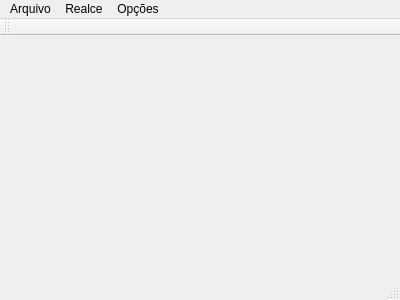
<?xml version="1.0" encoding="UTF-8"?>
<ui version="4.0">
 <class>MainWindow</class>
 <widget class="QMainWindow" name="MainWindow">
  <property name="geometry">
   <rect>
    <x>0</x>
    <y>0</y>
    <width>400</width>
    <height>300</height>
   </rect>
  </property>
  <property name="windowTitle">
   <string>MainWindow</string>
  </property>
  <widget class="QWidget" name="centralWidget"/>
  <widget class="QMenuBar" name="menuBar">
   <property name="geometry">
    <rect>
     <x>0</x>
     <y>0</y>
     <width>400</width>
     <height>19</height>
    </rect>
   </property>
   <widget class="QMenu" name="menuArquivo">
    <property name="title">
     <string>Arquivo</string>
    </property>
    <addaction name="actionAbrir_Imagem"/>
   </widget>
   <widget class="QMenu" name="menuFiltros">
    <property name="title">
     <string>Realce</string>
    </property>
    <widget class="QMenu" name="menuFiltros_2">
     <property name="title">
      <string>Filtros - Imagem Monocromática</string>
     </property>
     <addaction name="actionMedia"/>
     <addaction name="actionMediana"/>
     <addaction name="actionMax"/>
     <addaction name="actionMin"/>
     <addaction name="actionGauss"/>
    </widget>
    <widget class="QMenu" name="menuImagem_colorida">
     <property name="title">
      <string>Imagem colorida</string>
     </property>
     <addaction name="actionBrilho"/>
     <addaction name="actionMedianaCor"/>
     <addaction name="actionGaussCor"/>
     <addaction name="actionHist"/>
    </widget>
    <addaction name="actionNegativo"/>
    <addaction name="actionAjuste_de_Contraste"/>
    <addaction name="actionTransformacao_Logaritmica"/>
    <addaction name="actionTransformacao_de_Potencia"/>
    <addaction name="actionEqualizacaoHistograma"/>
    <addaction name="menuFiltros_2"/>
    <addaction name="menuImagem_colorida"/>
   </widget>
   <widget class="QMenu" name="menuOp_es">
    <property name="title">
     <string>Opções</string>
    </property>
    <addaction name="actionHistograma"/>
   </widget>
   <addaction name="menuArquivo"/>
   <addaction name="menuFiltros"/>
   <addaction name="menuOp_es"/>
  </widget>
  <widget class="QToolBar" name="mainToolBar">
   <attribute name="toolBarArea">
    <enum>TopToolBarArea</enum>
   </attribute>
   <attribute name="toolBarBreak">
    <bool>false</bool>
   </attribute>
  </widget>
  <widget class="QStatusBar" name="statusBar"/>
  <action name="actionAbrir_Imagem">
   <property name="text">
    <string>Abrir Imagem</string>
   </property>
   <property name="shortcut">
    <string>Ctrl+A</string>
   </property>
  </action>
  <action name="actionHistograma">
   <property name="text">
    <string>Histograma</string>
   </property>
  </action>
  <action name="actionEqualizacaoHistograma">
   <property name="text">
    <string>Equalização de Histograma</string>
   </property>
  </action>
  <action name="actionNegativo">
   <property name="text">
    <string>Negativo</string>
   </property>
  </action>
  <action name="actionAjuste_de_Contraste">
   <property name="text">
    <string>Ajuste de Contraste</string>
   </property>
  </action>
  <action name="actionTransformacao_de_Potencia">
   <property name="text">
    <string>Transformação de Potência</string>
   </property>
  </action>
  <action name="actionTransformacao_Logaritmica">
   <property name="text">
    <string>Transformação Logarítmica</string>
   </property>
  </action>
  <action name="actionMedia">
   <property name="text">
    <string>Media</string>
   </property>
  </action>
  <action name="actionBrilho">
   <property name="text">
    <string>Brilho</string>
   </property>
  </action>
  <action name="actionMediana">
   <property name="text">
    <string>Mediana</string>
   </property>
  </action>
  <action name="actionMax">
   <property name="text">
    <string>Maximo</string>
   </property>
  </action>
  <action name="actionMin">
   <property name="text">
    <string>Minino</string>
   </property>
  </action>
  <action name="actionGauss">
   <property name="text">
    <string>Gauss</string>
   </property>
  </action>
  <action name="actionMedianaCor">
   <property name="text">
    <string>Mediana</string>
   </property>
  </action>
  <action name="actionGaussCor">
   <property name="text">
    <string>Gauss</string>
   </property>
  </action>
  <action name="actionHist">
   <property name="text">
    <string>Equalizaçao de Histograma</string>
   </property>
  </action>
 </widget>
 <layoutdefault spacing="6" margin="11"/>
 <resources/>
 <connections/>
</ui>
